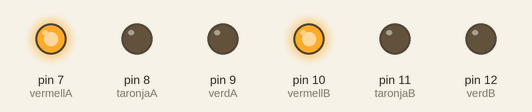
Simulated run of this sketch. Board: Arduino Uno, built with avr-gcc and run on an emulated ATmega328P. Shown: output pins drawn as LEDs (lit = HIGH).

Above: at 0.5 s.
At 3.0 s:
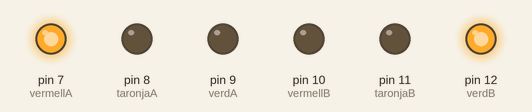
At 5.5 s:
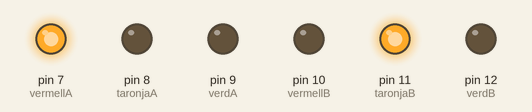
At 9.0 s:
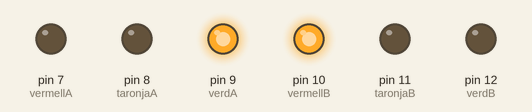
At 11.5 s:
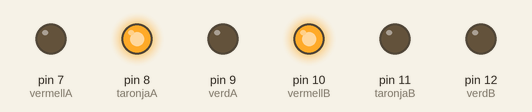
Timing chart, 0 to 16.9 s (numbered marks = the images above):
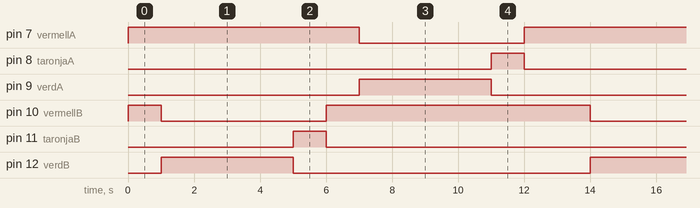

Measured:
- by itself, pin 7 (vermellA): alternates HIGH for 8.0 s and LOW for 5.0 s
- by itself, pin 8 (taronjaA), pin 11 (taronjaB): alternates HIGH for 1.0 s and LOW for 12.0 s
- by itself, pin 9 (verdA), pin 12 (verdB): alternates HIGH for 4.0 s and LOW for 9.0 s
- by itself, pin 10 (vermellB): repeats every 13.0 s: LOW 5.0 s, HIGH 8.0 s

The sketch:

practica_01.ino
```cpp
/**********************************************************************************
**                                                                               **
**                              Array de 8 LEDs                                  **
**                                                                               **
**                                                                               **
**********************************************************************************/

//********** Includes *************************************************************

//********** Variables ************************************************************
const int vermellA = 7;          // donar nom al pin 7 de l’Arduino
const int taronjaA = 8;          // donar nom al pin 8 de l’Arduino
const int verdA = 9;          // donar nom al pin 9 de l’Arduino
const int vermellB = 10;         // donar nom al pin 10 de l’Arduino
const int taronjaB = 11;         // donar nom al pin 11 de l’Arduino
const int verdB = 12;         // donar nom al pin 12 de l’Arduino
unsigned long z = 1000;

//********** Setup ****************************************************************
void setup()
{
  pinMode(vermellA, OUTPUT);     // definir el pin 7 com una sortida
  pinMode(taronjaA, OUTPUT);     // definir el pin 8 com una sortida
  pinMode(verdA, OUTPUT);     // definir el pin 9 com una sortida
  pinMode(vermellB, OUTPUT);     // definir el pin 10 com una sortida
  pinMode(taronjaB, OUTPUT);     // definir el pin 11 com una sortida
  pinMode(verdB, OUTPUT);     // definir el pin 12 com una sortida
}

//********** Loop *****************************************************************
void loop()
{
  digitalWrite(vermellA, HIGH);    // posar a 5V el pin 5
  digitalWrite(vermellB, HIGH);    // posar a 5V el pin 6

  delay(z);                  // es queden leds 500ms encesos

  digitalWrite(vermellB, LOW);     // posar a 0V el pin 5
  digitalWrite(verdB, HIGH);     // posar a 5V el pin 6

  delay(z*4);                  // es queden leds 500ms apagats

  digitalWrite(verdB, LOW);     // posar a 0V el pin 5
  digitalWrite(taronjaB, HIGH);     // posar a 5V el pin 7

  delay(z);                  // es queden leds 500ms apagats

  digitalWrite(taronjaB, LOW);     // posar a 0V el pin 7
  digitalWrite(vermellB, HIGH);     // posar a 5V el pin 8

  delay(z);                  // es queden leds 500ms apagats

  digitalWrite(vermellA, LOW);     // posar a 0V el pin 8
  digitalWrite(verdA, HIGH);     // posar a 5V el pin 9

  delay(z*4);                  // es queden leds 500ms apagats

  digitalWrite(verdA, LOW);     // posar a 0V el pin 5
  digitalWrite(taronjaA, HIGH);     // posar a 5V el pin 7

  delay(z);                  // es queden leds 500ms apagats

  digitalWrite(taronjaA, LOW);     // posar a 0V el pin 7
  digitalWrite(vermellA, HIGH);     // posar a 5V el pin 8

  delay(z);                  // es queden leds 500ms apagats
}

//********** Funcions *************************************************************
```
